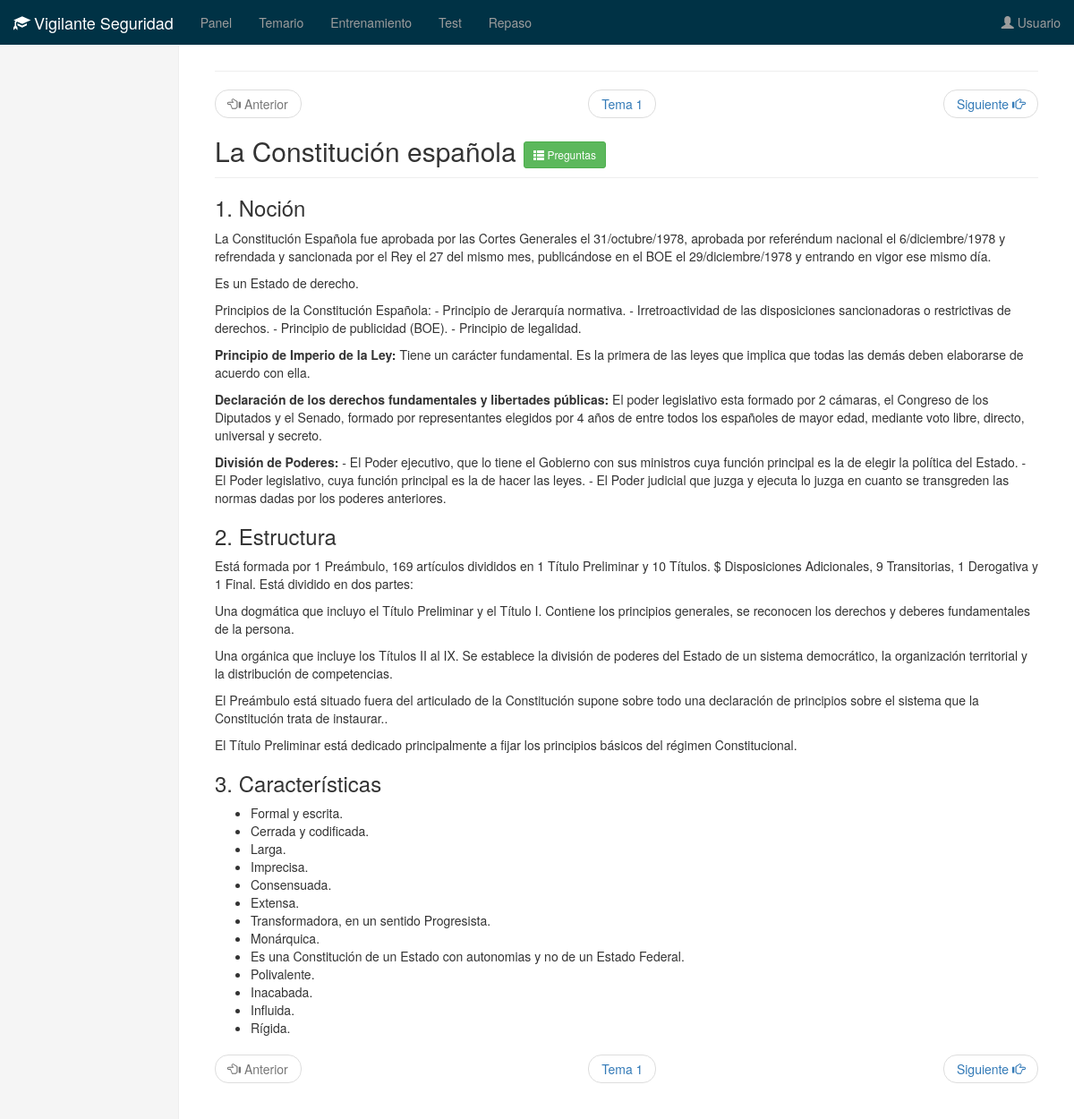
/panel/temario/1/, run on the app's committed database.
### examen/models.py (models this page shows, shortened)
class Tema(models.Model):
	tema = models.IntegerField()
	categoria = models.CharField(max_length=100, blank=True, null=True)
	descripcion = models.CharField(max_length=200, blank=True)
	oposicion = models.ManyToManyField(Oposicion)
	class Meta:
		ordering = ['tema']
		verbose_name_plural = "Temas"

class Capitulo(models.Model):
	id = models.AutoField(primary_key=True)
	tema = models.ForeignKey(Tema)
	capitulo = models.CharField(max_length=10)
	titulo = models.CharField(max_length=200)
	contenido = models.TextField()
	class Meta:
		ordering = ['capitulo']
		verbose_name = "Capitulo"
		verbose_name_plural = "Capitulos"

### examen/views.py (the view)
# urls.py: url(r'^panel/temario/(?P<tema>\d{1,2})/$', tema, name='tema'),
def tema(request, tema):
	sig, ant = 0, 0
	antdisable = False
	sigdisable = False
	total_temas = Tema.objects.count()
	tema_actual = int(tema)
	t = Tema.objects.get(tema=tema)
	if tema_actual >= 1:
		sig = tema_actual + 1
		ant = tema_actual - 1
	if ant == 0:
		antdisable = True
	if sig >= total_temas:
		sigdisable = True
	capitulos = Capitulo.objects.filter(tema_id=tema)
	return render(request, 'tema.html', {'capitulos': capitulos, 'tema': t, 'sig': str(sig), 'ant': str(ant), 'antdisable': antdisable, 'sigdisable': sigdisable}, )

### examen/context_processors.py (called while the page is built)
def menu(request):
	menu = {'menu': [{'nombre': 'Panel', 'url': reverse('panel')}, {'nombre': 'Temario', 'url': reverse('temario')}, {'nombre': 'Entrenamiento', 'url': reverse('entrenamiento')}, {'nombre': 'Test', 'url': reverse('test')}, {'nombre': 'Repaso', 'url': reverse('repaso')}, ]}
	for item in menu['menu']:
		if request.path == item['url']:
			item['active'] = True
	return menu

### templates/tema.html (shortened to what this page needs)
{% extends "base.html" %}
{%  load markdown_deux_tags %}
{% block page %}
	<nav>
  		<ul class="pager">
    		<li class="previous  {% if antdisable %} disabled {% endif %}">
    			<a href="{% url 'tema' ant %}"><span class="glyphicon glyphicon-hand-left" aria-hidden="true"></span> Anterior</a></li>
    		<li><a href="#">Tema {{ tema.tema }}</a></li>
    		<li class="next  {% if sigdisable %} disabled {% endif %}"><a href="{% url 'tema' sig %}">Siguiente <span class="glyphicon glyphicon-hand-right" aria-hidden="true"></span></a></li>
  		</ul>
	</nav>
{% endblock page%}
{% block seccion %}
	<h2 class="sub-header">{{ tema.descripcion}}
		<button type="button" class="btn btn-success btn-sm" data-toggle="modal" data-target="#myModal">
  			<span class="glyphicon glyphicon-th-list" aria-hidden="true"></span>  Preguntas
		</button>
	</h2>
	{% for capitulo in  capitulos %}
		<h3>{{ capitulo.capitulo }}. {{ capitulo.titulo }}</h3>
		<p>{{ capitulo.contenido|markdown }}</p>
	{% endfor %}
	<nav>
  		<ul class="pager">
    		<li class="previous  {% if antdisable %} disabled {% endif %}">
    			<a href="{% url 'tema' ant %}"><span class="glyphicon glyphicon-hand-left" aria-hidden="true"></span> Anterior</a></li>
    		<li><a href="#">Tema {{ tema.tema }}</a></li>
    		<li class="next  {% if sigdisable %} disabled {% endif %}"><a href="{% url 'tema' sig %}">Siguiente <span class="glyphicon glyphicon-hand-right" aria-hidden="true"></span></a></li>
  		</ul>
	</nav>
{% endblock seccion %}

### static/css/dashboard.css (style rules this page uses)
body { padding-top: 50px; }
.sub-header { padding-bottom: 10px; border-bottom: 1px solid #eee; }

### data on the page
Tema: tema "1", descripcion "La Constitución española"
Capitulo: capitulo "1", titulo "Noción", contenido "La Constitución Española fue aprobada por las Cortes Generales el 31/octubre/1978, aprobada por referéndum nacional el 6/diciembre/1978 y refrendada y sancionada por el Rey el 27 del mismo mes, publicándose en el BOE el 29/diciembre/1978 y entrando en vigor ese mismo día. Es un Estado de derecho. Principios de la Constitución Española: - Principio de Jerarquía normativa. - Irretroactividad de las disposiciones sancionadoras o restrictivas de derechos. - Principio de publicidad (BOE). - Principio de legalidad. Principio de Imperio de la Ley: Tiene un carácter fundamental. Es la primera de las leyes que implica que todas las demás deben elaborarse de acuerdo con ella. Declaración de los…"
Capitulo: capitulo "2", titulo "Estructura", contenido "Está formada por 1 Preámbulo, 169 artículos divididos en 1 Título Preliminar y 10 Títulos. $ Disposiciones Adicionales, 9 Transitorias, 1 Derogativa y 1 Final. Está dividido en dos partes: Una dogmática que incluyo el Título Preliminar y el Título I. Contiene los principios generales, se reconocen los derechos y deberes fundamentales de la persona. Una orgánica que incluye los Títulos II al IX. Se establece la división de poderes del Estado de un sistema democrático, la organización territorial y la distribución de competencias. El Preámbulo está situado fuera del articulado de la Constitución supone sobre todo una declaración de principios sobre el sistema que la Constitución trata de…"
Capitulo: capitulo "3", titulo "Características", contenido "Formal y escrita. Cerrada y codificada. Larga. Imprecisa. Consensuada. Extensa. Transformadora, en un sentido Progresista. Monárquica. Es una Constitución de un Estado con autonomias y no de un Estado Federal. Polivalente. Inacabada. Influida. Rígida."

### other printed values
{{ enlace.nombre }} "Panel" "Temario" "Entrenamiento" "Test" "Repaso"
